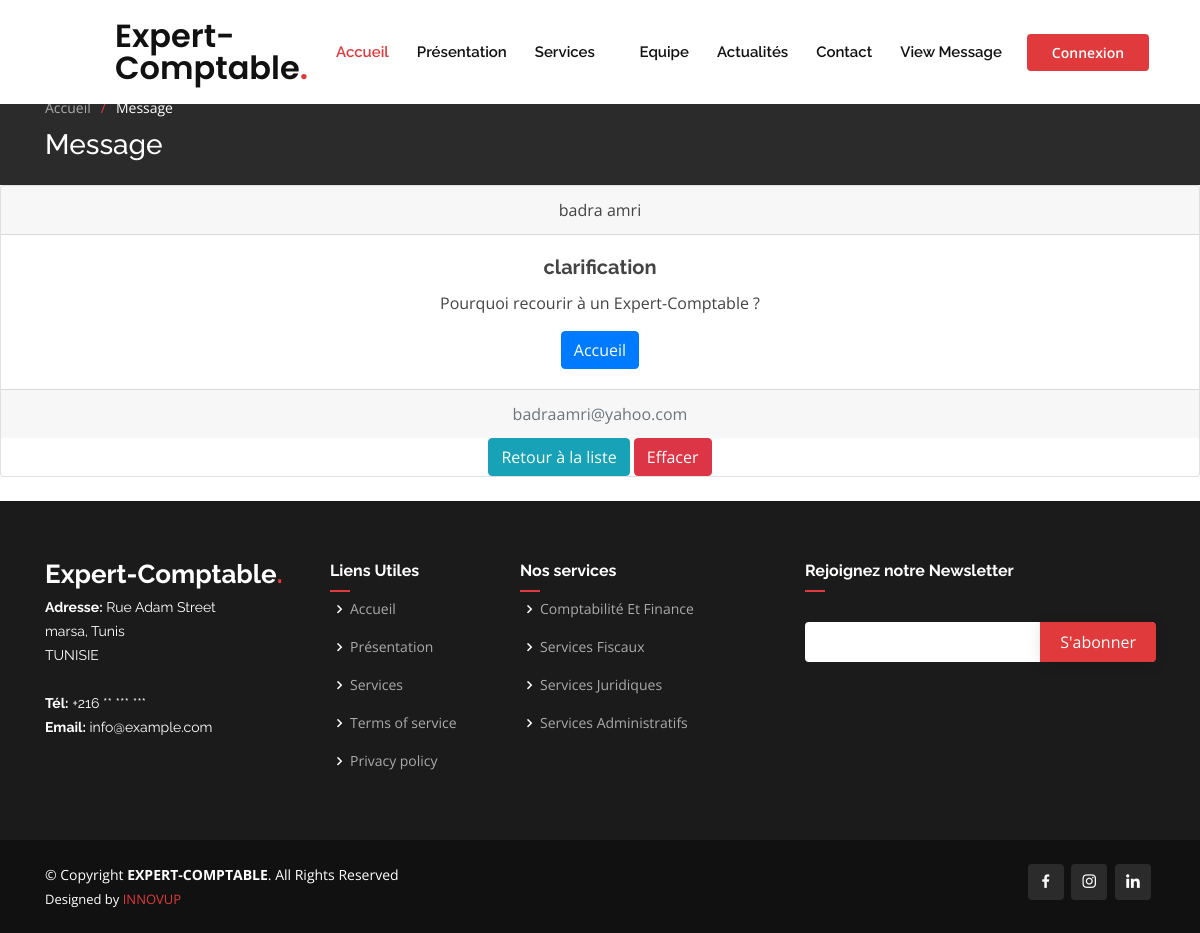
/view.php?name=badra amri, run on the app's committed database.
### tables this page shows
CREATE TABLE `message` (
  `name` varchar(100) NOT NULL,
  `email` varchar(100) NOT NULL,
  `titre` varchar(100) NOT NULL,
  `text` varchar(5000) NOT NULL
);

### db/conn.php (called while the page is built, shortened)
<?php
   $host = 'remotemysql.com';
   $db = 'LCLxLS7BSs';
   $user = 'LCLxLS7BSs';
   $pass = '19n5CPMRan';
   $charset = 'utf8mb4';
    $dsn = "mysql:host=$host;dbname=$db;charset=$charset";
    try{
        $pdo = new PDO($dsn, $user, $pass);
        $pdo->setAttribute(PDO::ATTR_ERRMODE, PDO::ERRMODE_EXCEPTION);
    } catch(PDOException $e) {
        throw new PDOException($e->getMessage());
    }
    require_once 'crud.php';
    $crud = new crud($pdo);
?>

### db/crud.php (called while the page is built, shortened)
<?php
    class crud{
        private $db;
        function __construct($conn){
            $this->db = $conn;
        }
        public function getmessageDetails($name){
           try{
                $sql = "select * from message where name = :name";
                $stmt = $this->db->prepare($sql);
                $stmt->bindparam(':name', $name);
                $stmt->execute();
                $result = $stmt->fetch();
                return $result;
           }catch (PDOException $e) {
                echo $e->getMessage();
                return false;
            }
        }
    }
?>

### view.php (the view, shortened to what this page needs)
<?php
    require_once 'includes/header.php';
    require_once 'db/conn.php';
    if(!isset($_GET['name'])){
        include 'includes/errormessage.php';
    } else{
        $name = $_GET['name'];
        $result = $crud->getmessageDetails($name);
?>
    <section class="breadcrumbs">
      <div class="container">
        <ol>
          <li><a href="index.php">Accueil</a></li>
          <li>Message</li>
        </ol>
        <h2>Message</h2>
      </div>
    </section>
<div class="card text-center" >
  <div class="card-header">
      <?php echo $result['name']; ?>
    </div>
    <div class="card-body">
      <h5 class="card-title">
        <strong>
            <?php echo $result['titre']; ?>
        </strong>
      </h5>
      <p class="card-text">
         <?php echo $result['text'];?>
      </p>
      <a href="index.php" class="btn btn-primary">Accueil</a>
    </div>
    <div class="card-footer text-muted">
      <?php echo $result['email'];  ?>
  </div>
  <div>
     <a href="viewrecords.php" class="btn btn-info">Retour à la liste</a>
     <a onclick="return confirm('Êtes-vous sûr de vouloir supprimer cet enregistrement?');" href="delete.php?name=<?php echo $result['name'] ?>" class="btn btn-danger">Effacer</a>
  </div>
</div>
<br/>
<?php } ?>
<?php require_once 'includes/footer.php'; ?>

### assets/css/style.css (style rules this page uses)
body { font-family: "Open Sans", sans-serif; color: #444444; }
a { color: #e03a3c; }
h1, h2, h3, h4, h5, h6 { font-family: "Raleway", sans-serif; }
section { padding: 60px 0; overflow: hidden; position: relative; }
.breadcrumbs { padding: 15px 0; background: #2b2b2b; min-height: 40px; margin-top: 82px; color: #fff; }
.breadcrumbs h2 { font-size: 28px; font-weight: 500; }
.breadcrumbs ol { display: flex; flex-wrap: wrap; list-style: none; padding: 0 0 10px 0; margin: 0; font-size: 14px; }
.breadcrumbs ol a { color: #aaaaaa; }
.breadcrumbs ol li + li { padding-left: 10px; }
.breadcrumbs ol li + li::before { display: inline-block; padding-right: 10px; color: #e03a3c; content: "/"; }

### data on the page
message: name "badra amri", titre "clarification", text "Pourquoi recourir à un Expert-Comptable ?", email "badraamri@yahoo.com"
